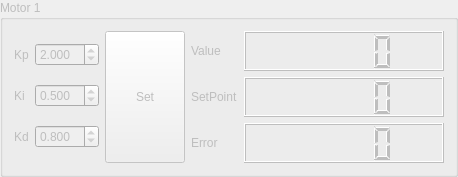
       <widget class="QGroupBox" name="groupBox_motor_1">
        <property name="enabled">
         <bool>false</bool>
        </property>
        <property name="sizePolicy">
         <sizepolicy hsizetype="Preferred" vsizetype="Maximum">
          <horstretch>0</horstretch>
          <verstretch>0</verstretch>
         </sizepolicy>
        </property>
        <property name="title">
         <string>Motor 1</string>
        </property>
        <layout class="QGridLayout" name="gridLayout_8">
         <item row="0" column="0">
          <layout class="QHBoxLayout" name="horizontalLayout_6">
           <item>
            <layout class="QVBoxLayout" name="verticalLayout_2">
             <item>
              <layout class="QHBoxLayout" name="horizontalLayout_7">
               <item>
                <widget class="QLabel" name="label_4">
                 <property name="sizePolicy">
                  <sizepolicy hsizetype="Preferred" vsizetype="Preferred">
                   <horstretch>0</horstretch>
                   <verstretch>0</verstretch>
                  </sizepolicy>
                 </property>
                 <property name="text">
                  <string>Kp</string>
                 </property>
                </widget>
               </item>
               <item>
                <widget class="QDoubleSpinBox" name="doubleSpinBox_kp_1">
                 <property name="sizePolicy">
                  <sizepolicy hsizetype="Preferred" vsizetype="Fixed">
                   <horstretch>0</horstretch>
                   <verstretch>0</verstretch>
                  </sizepolicy>
                 </property>
                 <property name="maximumSize">
                  <size>
                   <width>80</width>
                   <height>16777215</height>
                  </size>
                 </property>
                 <property name="decimals">
                  <number>3</number>
                 </property>
                 <property name="value">
                  <double>2.000000000000000</double>
                 </property>
                </widget>
               </item>
              </layout>
             </item>
             <item>
              <layout class="QHBoxLayout" name="horizontalLayout_8">
               <item>
                <widget class="QLabel" name="label_5">
                 <property name="sizePolicy">
                  <sizepolicy hsizetype="Preferred" vsizetype="Preferred">
                   <horstretch>0</horstretch>
                   <verstretch>0</verstretch>
                  </sizepolicy>
                 </property>
                 <property name="text">
                  <string>Ki</string>
                 </property>
                </widget>
               </item>
               <item>
                <widget class="QDoubleSpinBox" name="doubleSpinBox_ki_1">
                 <property name="sizePolicy">
                  <sizepolicy hsizetype="Preferred" vsizetype="Fixed">
                   <horstretch>0</horstretch>
                   <verstretch>0</verstretch>
                  </sizepolicy>
                 </property>
                 <property name="maximumSize">
                  <size>
                   <width>80</width>
                   <height>16777215</height>
                  </size>
                 </property>
                 <property name="decimals">
                  <number>3</number>
                 </property>
                 <property name="value">
                  <double>0.500000000000000</double>
                 </property>
                </widget>
               </item>
              </layout>
             </item>
             <item>
              <layout class="QHBoxLayout" name="horizontalLayout_9">
               <item>
                <widget class="QLabel" name="label_6">
                 <property name="sizePolicy">
                  <sizepolicy hsizetype="Preferred" vsizetype="Preferred">
                   <horstretch>0</horstretch>
                   <verstretch>0</verstretch>
                  </sizepolicy>
                 </property>
                 <property name="text">
                  <string>Kd</string>
                 </property>
                </widget>
               </item>
               <item>
                <widget class="QDoubleSpinBox" name="doubleSpinBox_kd_1">
                 <property name="sizePolicy">
                  <sizepolicy hsizetype="Preferred" vsizetype="Fixed">
                   <horstretch>0</horstretch>
                   <verstretch>0</verstretch>
                  </sizepolicy>
                 </property>
                 <property name="maximumSize">
                  <size>
                   <width>80</width>
                   <height>16777215</height>
                  </size>
                 </property>
                 <property name="decimals">
                  <number>3</number>
                 </property>
                 <property name="value">
                  <double>0.800000000000000</double>
                 </property>
                </widget>
               </item>
              </layout>
             </item>
            </layout>
           </item>
          </layout>
         </item>
         <item row="1" column="0">
          <layout class="QHBoxLayout" name="horizontalLayout_10"/>
         </item>
         <item row="0" column="2">
          <layout class="QVBoxLayout" name="verticalLayout_7">
           <item>
            <layout class="QHBoxLayout" name="horizontalLayout_4">
             <item>
              <widget class="QLabel" name="label_16">
               <property name="text">
                <string>Value</string>
               </property>
              </widget>
             </item>
             <item>
              <widget class="QLCDNumber" name="lcdNumber_value_1">
               <property name="sizePolicy">
                <sizepolicy hsizetype="Minimum" vsizetype="Preferred">
                 <horstretch>0</horstretch>
                 <verstretch>0</verstretch>
                </sizepolicy>
               </property>
               <property name="minimumSize">
                <size>
                 <width>200</width>
                 <height>40</height>
                </size>
               </property>
               <property name="maximumSize">
                <size>
                 <width>250</width>
                 <height>16777215</height>
                </size>
               </property>
              </widget>
             </item>
            </layout>
           </item>
           <item>
            <layout class="QHBoxLayout" name="horizontalLayout_5">
             <item>
              <widget class="QLabel" name="label_17">
               <property name="text">
                <string>SetPoint</string>
               </property>
              </widget>
             </item>
             <item>
              <widget class="QLCDNumber" name="lcdNumber_setpoint_1">
               <property name="sizePolicy">
                <sizepolicy hsizetype="Minimum" vsizetype="Minimum">
                 <horstretch>0</horstretch>
                 <verstretch>0</verstretch>
                </sizepolicy>
               </property>
               <property name="minimumSize">
                <size>
                 <width>200</width>
                 <height>40</height>
                </size>
               </property>
               <property name="maximumSize">
                <size>
                 <width>250</width>
                 <height>16777215</height>
                </size>
               </property>
              </widget>
             </item>
            </layout>
           </item>
           <item>
            <layout class="QHBoxLayout" name="horizontalLayout_19">
             <item>
              <widget class="QLabel" name="label_18">
               <property name="text">
                <string>Error</string>
               </property>
              </widget>
             </item>
             <item>
              <widget class="QLCDNumber" name="lcdNumber_error_1">
               <property name="sizePolicy">
                <sizepolicy hsizetype="Minimum" vsizetype="Minimum">
                 <horstretch>0</horstretch>
                 <verstretch>0</verstretch>
                </sizepolicy>
               </property>
               <property name="minimumSize">
                <size>
                 <width>200</width>
                 <height>40</height>
                </size>
               </property>
               <property name="maximumSize">
                <size>
                 <width>250</width>
                 <height>16777215</height>
                </size>
               </property>
              </widget>
             </item>
            </layout>
           </item>
          </layout>
         </item>
         <item row="0" column="1">
          <widget class="QPushButton" name="pushButton_send_gains_1">
           <property name="sizePolicy">
            <sizepolicy hsizetype="Preferred" vsizetype="Preferred">
             <horstretch>0</horstretch>
             <verstretch>0</verstretch>
            </sizepolicy>
           </property>
           <property name="text">
            <string>Set</string>
           </property>
          </widget>
         </item>
        </layout>
       </widget>
